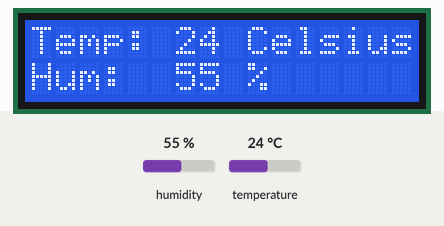
A sketch run on a simulated Arduino Uno, built with avr-gcc and run on an emulated ATmega328P. On the bench: 16×2 character LCD. The inputs (shaded band) are chosen by the test bench; at power-on: humidity 55 %, temperature 24 °C.

Above: at 1.2 s.
1.3 s: humidity set to 22 %
At 2.4 s:
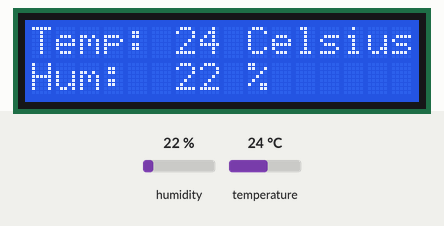
4.0 s: temperature set to 12 °C
At 5.3 s:
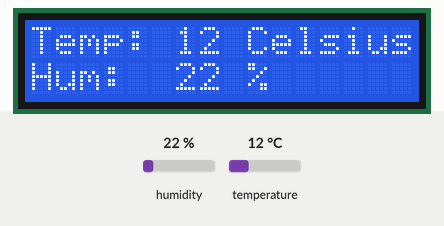
6.7 s: humidity set to 40 %
At 8.8 s:
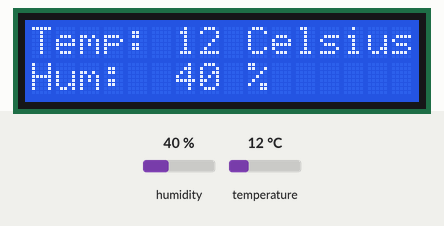
9.7 s: temperature set to 19 °C
At 11.7 s:
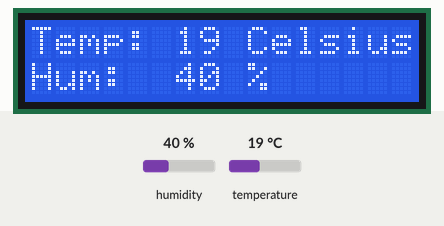
Timing chart, 0 to 13.2 s (numbered marks = the images above; inputs shaded):
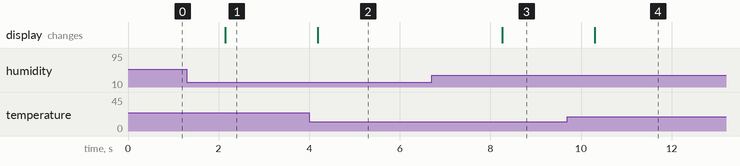

The sketch:

dhtled.ino
```cpp
#include <dht11.h>
#include <Wire.h>
#include <LiquidCrystal_I2C.h>

int DHT11_pin=2;
dht11 DHT11_sensor;

#define DHTTYPE DHT11

LiquidCrystal_I2C lcd(0x27, 16, 2);

void setup() {
  lcd.init();
  lcd.backlight();
  lcd.setCursor(0, 0);
  lcd.print("Temp: ");
  lcd.setCursor(0, 1);
  lcd.print("Hum: ");
}
void loop() {
   int chk = DHT11_sensor.read(DHT11_pin);
  lcd.setCursor(6, 0);
  lcd.print(DHT11_sensor.temperature);
     lcd.print(" Celsius");
  lcd.setCursor(6, 1);
  lcd.print(DHT11_sensor.humidity);
       lcd.print(" %");
  delay(2000);

}
```

Measured:
- after the input at 1.3 s, the display: changes after 0.85 s (image 1)
- after the input at 4.0 s, the display: changes after 0.19 s (image 2)
- after the input at 6.7 s, the display: changes after 1.6 s (image 3)
- after the input at 9.7 s, the display: changes after 0.60 s (image 4)
